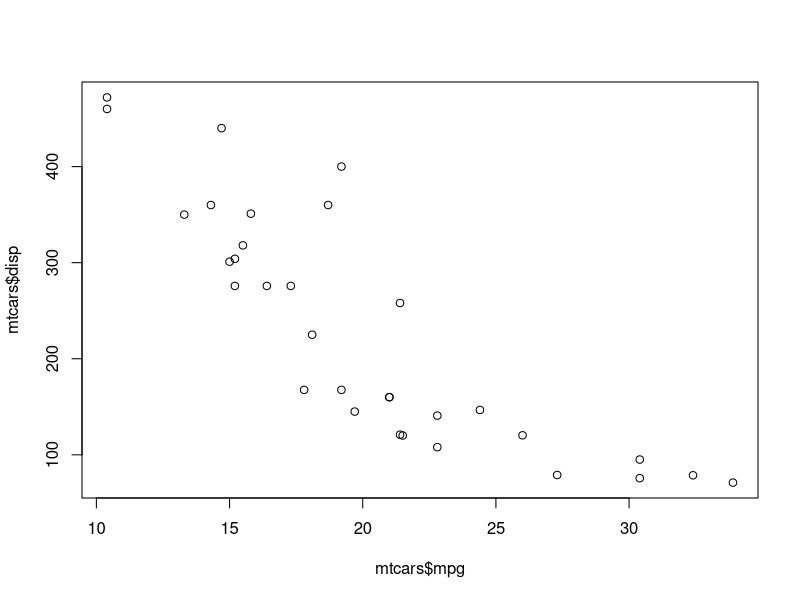
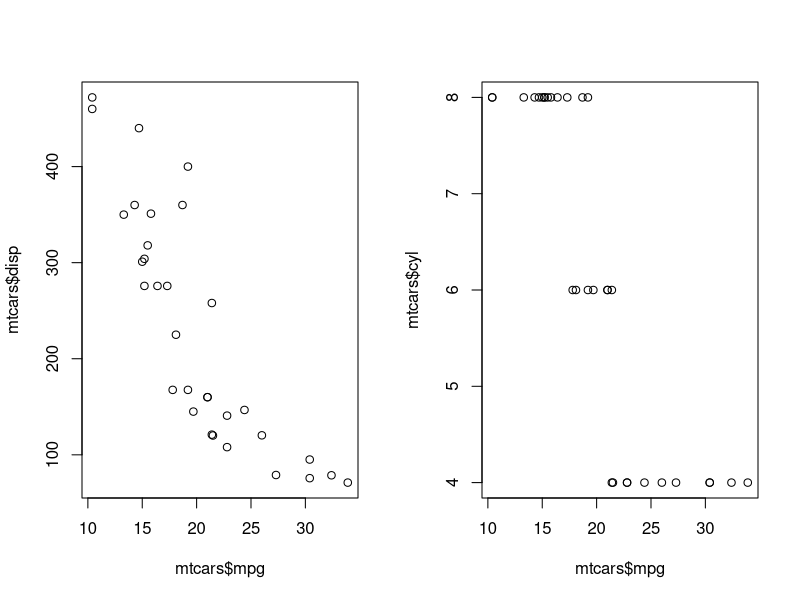
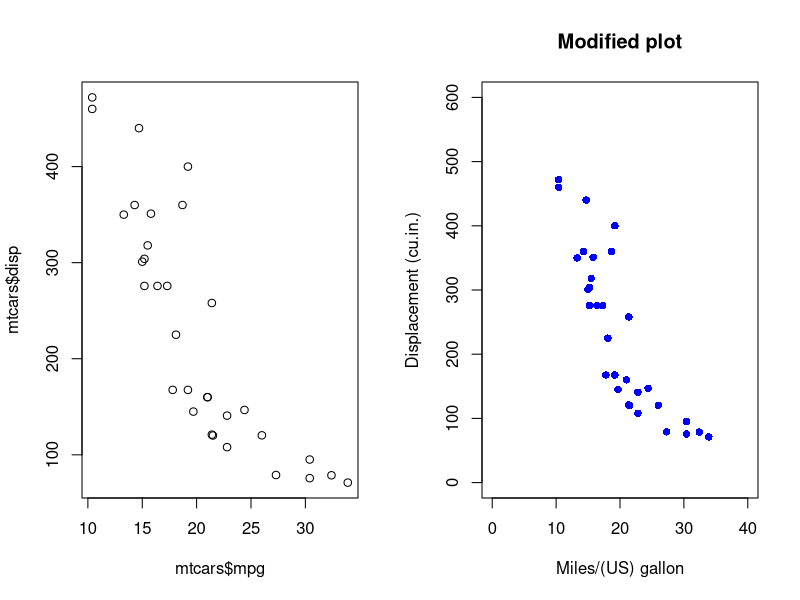
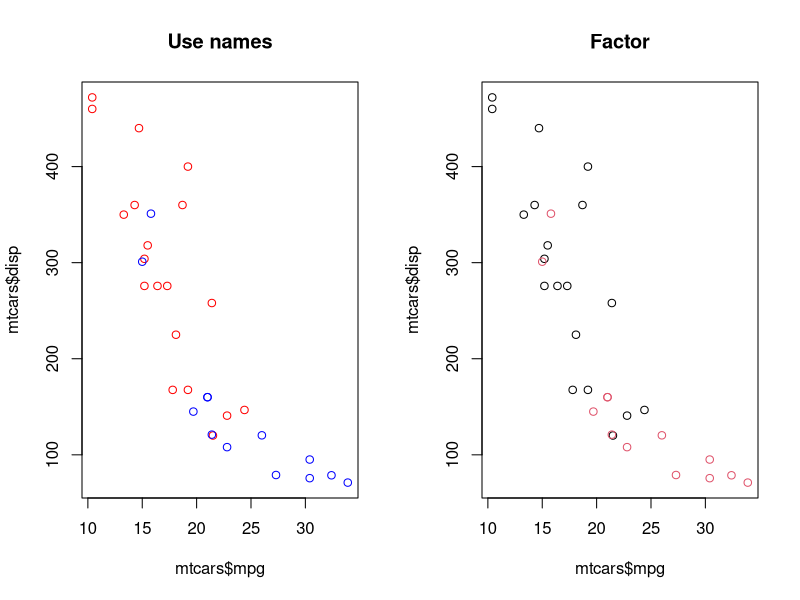
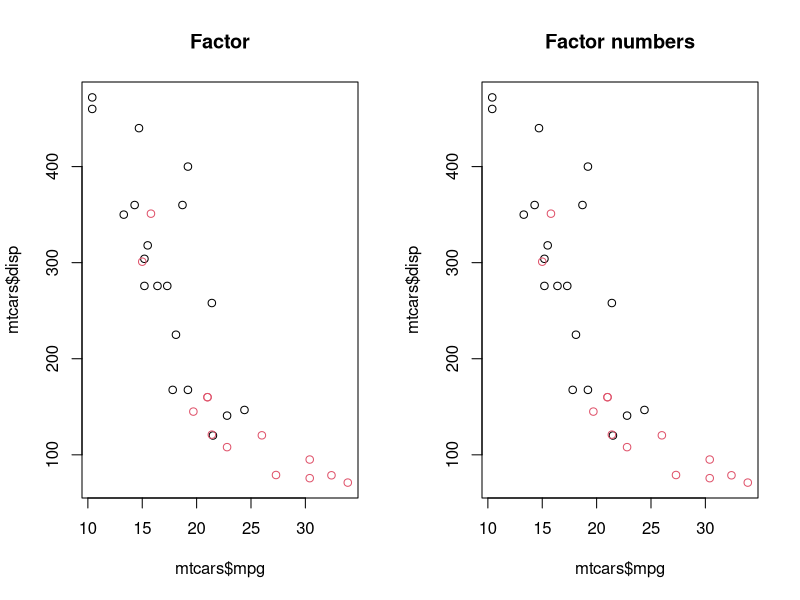
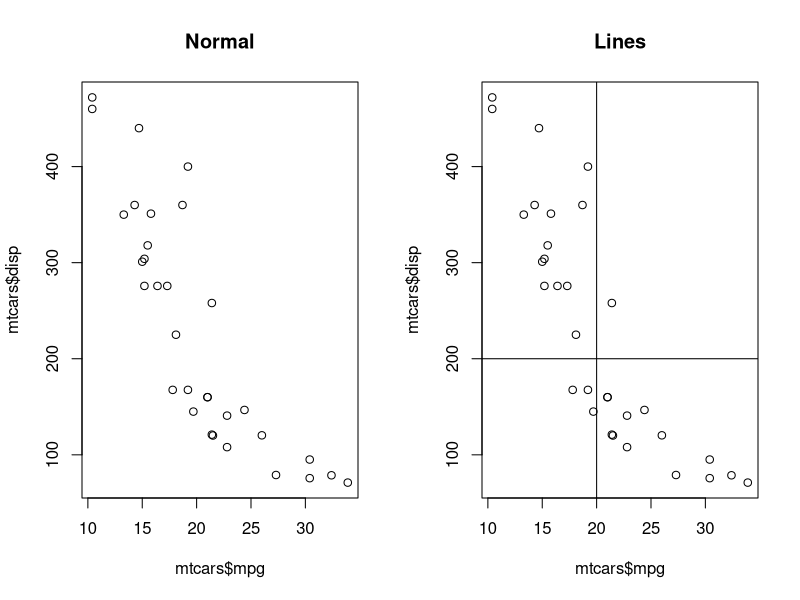
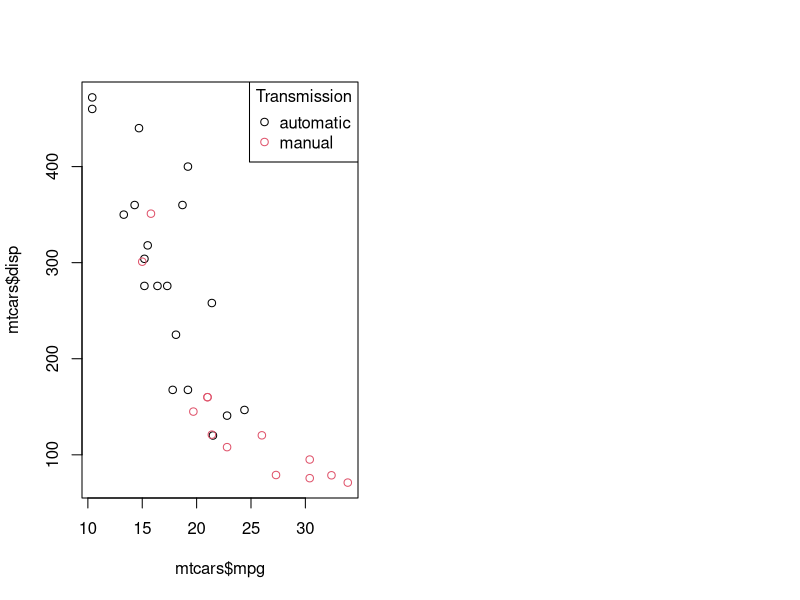
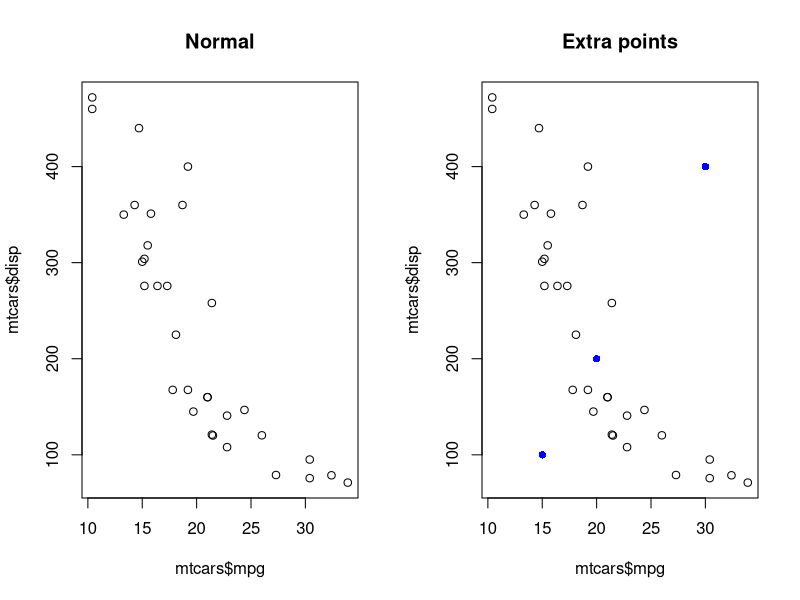

Recreate these plots in R, in order.
## ---- chunk 1
data(mtcars)
head(mtcars)
## ---- chunk 2
plot(x = mtcars$mpg, y = mtcars$disp)
## ---- chunk 3
par(mfrow = c(1, 2)) #Num rows, num cols
plot(mtcars$mpg, mtcars$disp)
plot(mtcars$mpg, mtcars$cyl)
## ---- chunk 4
par(mfrow = c(1, 2))
plot(mtcars$mpg, mtcars$disp)
plot(mtcars$mpg, mtcars$disp, main = "Modified plot", 
     xlab = "Miles/(US) gallon", ylab = "Displacement (cu.in.)", 
     pch = 16, col = "blue", ylim = c(0, 600), xlim = c(0, 40))
## ---- chunk 5
colors <- ifelse(mtcars$am == 0, "red", "blue")
head(mtcars$am)
head(colors)
plot(mtcars$mpg, mtcars$disp, col = colors, main = "Use names")
## ---- chunk 6
mtcars$trans <- factor(ifelse(mtcars$am == 0, "automatic", "manual"))
head(mtcars$trans)
palette()
plot(mtcars$mpg, mtcars$disp, col = mtcars$trans, main = "Factor")
## ---- chunk 7
par(mfrow = c(1, 2))
mtcars$trans <- factor(ifelse(mtcars$am == 0, "automatic", "manual"))
head(mtcars$trans)
head(as.numeric(mtcars$trans))
plot(mtcars$mpg, mtcars$disp, col = mtcars$trans, main = "Factor")
plot(mtcars$mpg, mtcars$disp, col = as.numeric(mtcars$trans), main = "Factor numbers")
## ---- chunk 8
par(mfrow = c(1, 2))
plot(mtcars$mpg, mtcars$disp, main = "Normal")
plot(mtcars$mpg, mtcars$disp, main = "Lines")
abline(h = 200, v = 20)
## ---- chunk 9
mtcars$trans <- factor(ifelse(mtcars$am == 0, "automatic", "manual"))
plot(mtcars$mpg, mtcars$disp, col = mtcars$trans)

legend("topright", levels(mtcars$trans), col = 1:2, pch = 1, title = "Transmission")
## ---- chunk 10
par(mfrow = c(1, 2))
plot(mtcars$mpg, mtcars$disp, main = "Normal")
plot(mtcars$mpg, mtcars$disp, main = "Extra points")
points(c(15, 20, 30), c(100, 200, 400), pch = 16, col = "blue")
## ---- chunk 11
par(mfrow = c(1, 2))
plot(mtcars$mpg, mtcars$disp, main = "Normal")
plot(mtcars$mpg, mtcars$disp, main = "Add letters")
text(c(15, 20, 30), c(100, 200, 400), labels = c("a", "b", "c"))
## ---- chunk 12
par(mfrow = c(1, 2))
plot(mtcars$mpg, mtcars$disp, main = "Normal")
plot(mtcars$mpg, mtcars$disp, main = "Add letters")
lines(c(15, 30), c(400, 100))
## ---- chunk 13
boxplot(mpg ~ trans, mtcars)
## ---- chunk 14
boxplot(mpg ~ trans, mtcars, main = "Color boxplot", col = c("red", "blue"), xlab = "Transmission")
## ---- chunk 15
boxplot(mpg ~ trans, mtcars, main = "Color boxplot", col = c("red", "blue"), xlab = "Transmission")
abline(h = 20)
## ---- chunk 16
hist(mtcars$disp)
## ---- chunk 17
seq(0, 500, 100)
hist(mtcars$disp, breaks = seq(0, 500, 100))
## ---- chunk 18
hist(mtcars$disp, breaks = seq(0, 500, 100), main = "Histogram", xlab = "Displacement", col = "black")
abline(v = 50, h = 6)
## ---- chunk 19
par(mfrow = c(1, 3))
plot(mtcars$mpg, mtcars$cyl)
plot(mtcars$mpg, mtcars$disp)
plot(mtcars$mpg, mtcars$hp)
## ---- chunk 20
par(mfrow = c(1, 3))
plot(mtcars$mpg, mtcars$cyl, main = "mpg vs cyl plot", xlab = "mpg", ylab = "cyl", pch = 17)
plot(mtcars$mpg, mtcars$disp, main = "mpg vs disp plot", xlab = "mpg", ylab = "disp", pch = 17)
plot(mtcars$mpg, mtcars$hp, main = "mpg vs hp plot", ylab = "hp", pch = 17)
## ---- chunk 21
par(mfrow = c(2, 3))
plot(mtcars$mpg, mtcars$cyl, main = "mpg vs cyl", xlab = "mpg", ylab = "cyl", pch = 17)
plot(mtcars$mpg, mtcars$disp, main = "mpg vs disp", xlab = "mpg", ylab = "disp", pch = 17)
plot(mtcars$mpg, mtcars$hp, main = "mpg vs hp", xlab = "mpg", ylab = "hp", pch = 17)
plot(mtcars$mpg, mtcars$drat, main = "mpg vs drat", xlab = "mpg", ylab = "drat", pch = 17)
plot(mtcars$mpg, mtcars$wt, main = "mpg vs wt", xlab = "mpg", ylab = "wt", pch = 17)
plot(mtcars$mpg, mtcars$qsec, main = "mpg vs qsec", xlab = "mpg", ylab = "qsec", pch = 17)
## ---- chunk 22
ourPlot <- function(varname) {
  plot(mtcars$mpg, mtcars[[varname]], main = paste("mpg vs", varname), xlab = "mpg", ylab = varname, pch = 17)
}
## ---- chunk 23
par(mfrow = c(2, 3))
ourPlot("cyl")
ourPlot("disp")
ourPlot("hp")
ourPlot("drat")
ourPlot("wt")
ourPlot("qsec")
## ---- chunk 24
par(mfrow = c(2, 3))

ourPlot2 <- function(varname) {
  plot(mtcars$mpg, mtcars[[varname]], main = paste("mpg vs", varname), xlab = "mpg", ylab = varname, pch = 0)
  abline(v = 20)
}
ourPlot2("cyl")
ourPlot2("disp")
ourPlot2("drat")
ourPlot2("wt")
ourPlot2("qsec")
